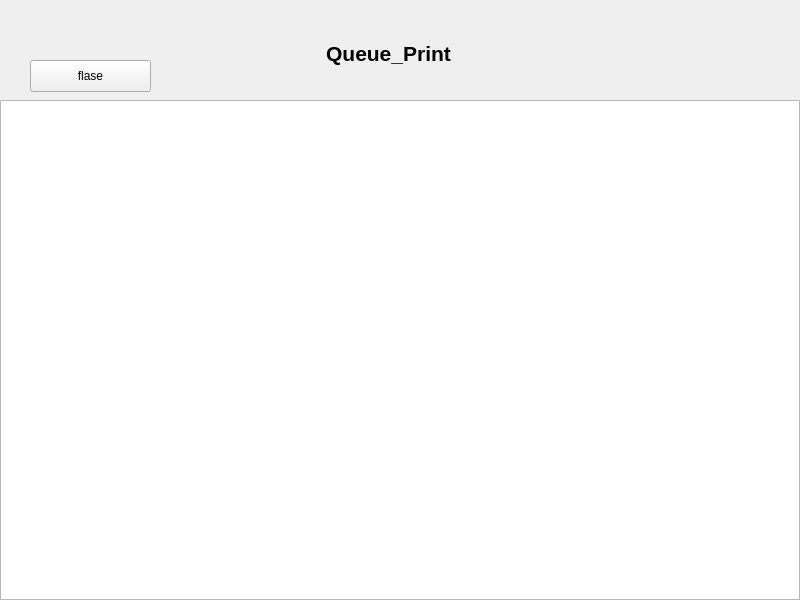
<?xml version="1.0" encoding="UTF-8"?>
<ui version="4.0">
 <class>Queue_print</class>
 <widget class="QWidget" name="Queue_print">
  <property name="geometry">
   <rect>
    <x>0</x>
    <y>0</y>
    <width>800</width>
    <height>600</height>
   </rect>
  </property>
  <property name="windowTitle">
   <string>Form</string>
  </property>
  <widget class="QTableView" name="tableView">
   <property name="geometry">
    <rect>
     <x>0</x>
     <y>100</y>
     <width>800</width>
     <height>500</height>
    </rect>
   </property>
  </widget>
  <widget class="QLabel" name="label">
   <property name="geometry">
    <rect>
     <x>188</x>
     <y>28</y>
     <width>401</width>
     <height>51</height>
    </rect>
   </property>
   <property name="text">
    <string>&lt;html&gt;&lt;head/&gt;&lt;body&gt;&lt;p align=&quot;center&quot;&gt;&lt;span style=&quot; font-size:16pt; font-weight:700;&quot;&gt;Queue_Print&lt;/span&gt;&lt;/p&gt;&lt;/body&gt;&lt;/html&gt;</string>
   </property>
  </widget>
  <widget class="QPushButton" name="pushButton">
   <property name="geometry">
    <rect>
     <x>30</x>
     <y>60</y>
     <width>121</width>
     <height>32</height>
    </rect>
   </property>
   <property name="text">
    <string>flase</string>
   </property>
  </widget>
 </widget>
 <resources/>
 <connections/>
</ui>
